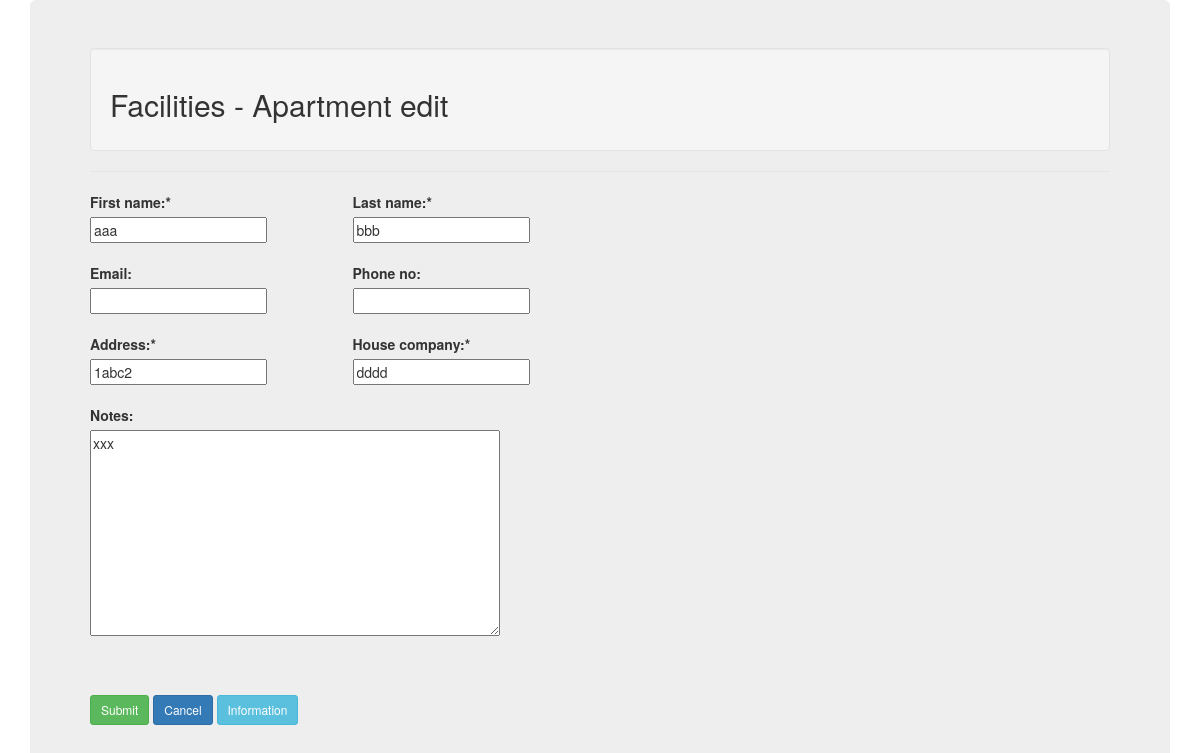
/apartment/24/update/ (signed in), run on the app's committed database.
### FacilitiesApp/models.py (models this page shows, shortened)
class Apartment(models.Model):
    first_name = models.CharField(max_length=100)
    last_name = models.CharField(max_length=100)
    email = models.CharField(max_length=100, blank=True)
    phone_no = models.CharField(max_length=100, blank=True)
    address = models.CharField(max_length=100)
    house_company = models.CharField(max_length=100)
    company_name = models.CharField(max_length=100)
    notes = models.TextField(blank=True)
    date_posted = models.DateTimeField(default=timezone.now)
    date_last_save = models.DateTimeField(auto_now=timezone.now)
    username_first = models.CharField(max_length=100)
    author = models.ForeignKey(User, on_delete=models.PROTECT)

### FacilitiesApp/views.py (the view, shortened to what this page needs)
# urls.py: path('apartment/<int:pk>/update/', ApartmentUpdateView.as_view(), name='apartment-update'),
class ApartmentUpdateView(LoginRequiredMixin, UserPassesTestMixin, UpdateView):
    model = Apartment
    form_class = ApartmentForm
    success_url = '/apartment'
    def get_template_names(self):
        if  self.request.user.profile.user_level > 2:
            template_name = 'FacilitiesApp/apartment_form.html'
        else:
            template_name = 'FacilitiesApp/apartment_list.html'
        return template_name
    def test_func(self):
        Apartment = self.get_object()
        if self.request.user.profile.members_of == Apartment.company_name:
            return True
        return False

### FacilitiesApp/forms.py
class ApartmentForm(ModelForm):
    class Meta:
        model = Apartment
        fields = ['first_name', 'last_name', 'address', 'phone_no', 'email', 'house_company', 'notes']
        widgets = {
            'notes': Textarea(attrs={'rows':10, 'cols':52}),
        }

### FacilitiesApp/templates/FacilitiesApp/apartment_form.html (shortened to what this page needs)
<!DOCTYPE html>
<html lang="en">
<head>
    <link rel="stylesheet" href="https://maxcdn.bootstrapcdn.com/bootstrap/3.4.1/css/bootstrap.min.css">
</head>
<body>
    <div class="container">
        <div class="jumbotron">
            <div class="well"><h2>Facilities - Apartment edit</h2></div>
            {% block content %}
            <div class="content-section">
                <form method="POST">
                    <fieldset class="form-group">
                    <legend class="border-bottom mb-4"> </legend>
                    <div class="row">
                        <div class="col-sm-3">
                            <label>First name:*</label><br>
                            {{ form.first_name }} <br><br>
                            <label>Email:</label><br>
                            {{ form.email }} <br><br>
                            <label>Address:*</label><br>
                            {{ form.address }} <br><br>
                            <label>Notes:</label><br>
                            {{ form.notes }} <br>
                        </div>
                        <div class="col-sm-3">
                            <label>Last name:*</label><br>
                            {{ form.last_name }} <br><br>
                            <label>Phone no:</label><br>
                            {{ form.phone_no }} <br><br>
                            <label>House company:*</label><br>
                            {{ form.house_company }} <br><br>
                            <br>
                        </div>
                    </div>
                    <br><br>
                    </fieldset>
                    <button class="btn btn-success btn-sm mt-1 mb-1" type="submit">Submit</button>
                    <a class="btn btn-primary btn-sm mt-1 mb-1" href="{% url 'apartment' %}">Cancel</a>
                    <button type="button" class="btn btn-info btn-sm" data-toggle="modal" data-target="#myModal">Information</button>
                </form>
            </div>
            {% endblock content %}
        </div>
    </div>
</body>
</html>

### data on the page
Apartment: first_name "aaa", address "1abc2", notes "xxx", last_name "bbb", house_company "dddd"
